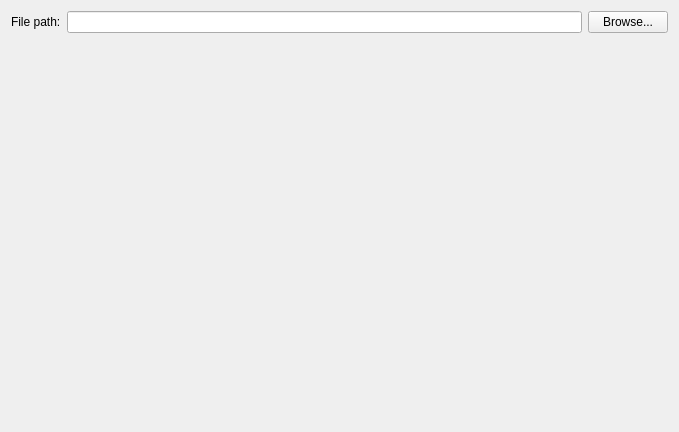
<?xml version="1.0" encoding="UTF-8"?>
<ui version="4.0">
 <class>JsonBookmarksImportPage</class>
 <widget class="QWizardPage" name="JsonBookmarksImportPage">
  <property name="geometry">
   <rect>
    <x>0</x>
    <y>0</y>
    <width>679</width>
    <height>432</height>
   </rect>
  </property>
  <property name="windowTitle">
   <string/>
  </property>
  <layout class="QFormLayout" name="formLayout">
   <item row="0" column="0">
    <widget class="QLabel" name="label">
     <property name="text">
      <string>File path:</string>
     </property>
    </widget>
   </item>
   <item row="0" column="1">
    <layout class="QHBoxLayout" name="horizontalLayout">
     <item>
      <widget class="QLineEdit" name="Path_"/>
     </item>
     <item>
      <widget class="QPushButton" name="Browse_">
       <property name="text">
        <string>Browse...</string>
       </property>
       <property name="icon">
        <iconset theme="document-open"/>
       </property>
      </widget>
     </item>
    </layout>
   </item>
  </layout>
 </widget>
 <resources/>
 <connections/>
</ui>
